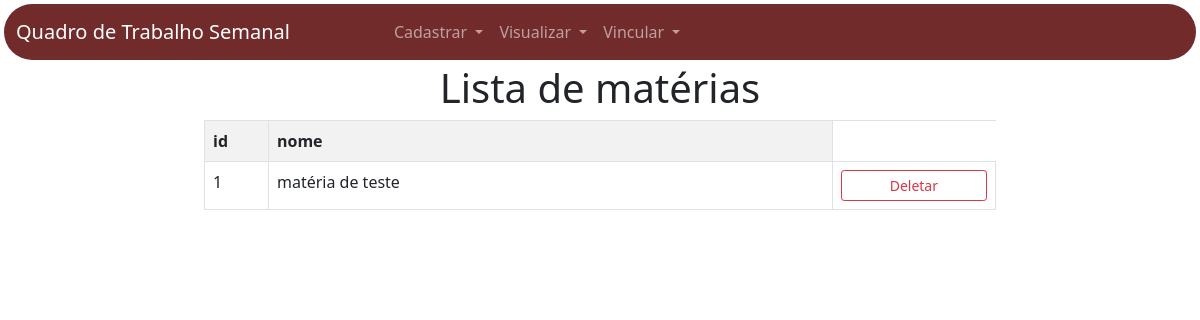
/listar_materia/, run on the app's committed database.
### app_qts/models.py (models this page shows)
class Materia(models.Model):
    id_materia = models.AutoField(primary_key=True)
    nome = models.TextField(max_length=255)

### app_qts/views.py (the view)
# urls.py: path('listar_materia/',views.listar_materia,name="listar_materia"),
def listar_materia(request):
    materia = {
        'materia': Materia.objects.all()
    }
    return render(request,'qts/listagem/materias.html',materia)

### app_qts/templates/qts/listagem/materias.html
{% extends 'qts/base.html' %}
{% block conteudo %}
<div class="row text-center">
    <h1>Lista de matérias</h1>
</div>
<div class="row">
    <div class="col"></div>
    <div class="col-8 justify-content-center">
        <table class="table table-bordered table-striped">
            <tr>
                <th class="col-1">id</th>
                <th class="col-9">nome</th>
            </tr>
            {% for materia in materia %}
            <tr>
                <td>{{materia.id_materia}}</td>
                <td>{{materia.nome}}</td>
                <td>
                    {% if materia.id_materia %}
                    <a href=" {% url 'deletar_materia' materia.id_materia %} " class="btn btn-outline-danger btn-sm px-5">Deletar</a>
                    {% endif %}
                </td>
            </tr>
            {% endfor %}
        </table>
    </div>
    <div class="col"></div>
</div>
{% endblock %}

### data on the page
Materia: id_materia "1", nome "matéria de teste", shows "Deletar"
